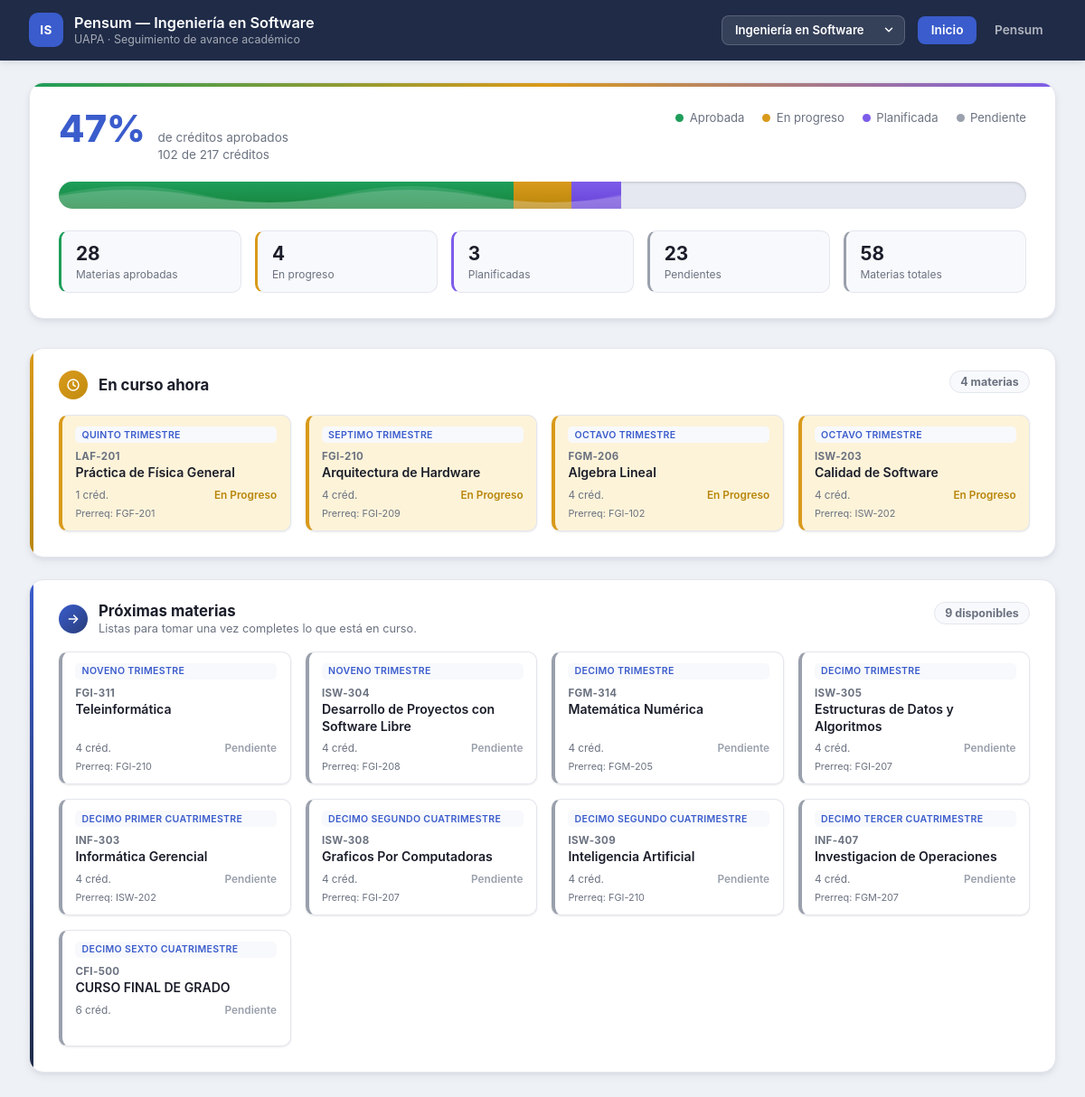
The page / on the database its author committed.
### tables this page shows
CREATE TABLE carreras (
        id INTEGER PRIMARY KEY AUTOINCREMENT,
        slug TEXT NOT NULL UNIQUE,
        nombre TEXT NOT NULL
    );

CREATE TABLE courses (
    id INTEGER PRIMARY KEY AUTOINCREMENT,
    clave TEXT NOT NULL,
    nombre TEXT NOT NULL,
    periodo_orden INTEGER,
    periodo_nombre TEXT,
    tipo TEXT NOT NULL CHECK (tipo IN ('obligatoria', 'optativa')),
    horas_teoricas INTEGER NOT NULL DEFAULT 0,
    horas_practicas INTEGER NOT NULL DEFAULT 0,
    horas_totales INTEGER NOT NULL DEFAULT 0,
    horas_estudio_independiente INTEGER NOT NULL DEFAULT 0,
    creditos INTEGER NOT NULL DEFAULT 0,
    prerrequisito TEXT,
    estado TEXT NOT NULL CHECK (estado IN ('aprobada', 'en_progreso', 'planificada', 'pendiente'))
, carrera_id INTEGER NOT NULL DEFAULT 1);

### src/functions.php (the view, shortened to what this page needs)
<?php
function fetch_all_courses(PDO $pdo, int $carreraId): array
{
    $stmt = $pdo->prepare('SELECT * FROM courses WHERE carrera_id = :carrera_id ORDER BY periodo_orden IS NULL, periodo_orden, id');
    $stmt->execute([':carrera_id' => $carreraId]);
    return $stmt->fetchAll();
}
function get_all_carreras(PDO $pdo): array
{
    return $pdo->query('SELECT * FROM carreras ORDER BY id')->fetchAll();
}
function get_current_carrera(PDO $pdo, array $carreras): array
{
    $slug = $_COOKIE['carrera'] ?? '';
    return $carreras[0];
}
function carrera_abbr(string $nombre): string
{
    $words = array_values(array_filter(
        preg_split('/\s+/', $nombre),
        static fn (string $w): bool => mb_strlen($w) > 2
    ));
    $letters = array_map(
        static fn (string $w): string => mb_strtoupper(mb_substr($w, 0, 1)),
        array_slice($words, 0, 2)
    );
    $abbr = implode('', $letters);
    return $abbr !== '' ? $abbr : mb_strtoupper(mb_substr($nombre, 0, 2));
}
function compute_stats(array $courses): array
{
    $stats = [
        'total_cursos' => count($courses),
        'aprobadas' => 0,
        'en_progreso' => 0,
        'planificadas' => 0,
        'pendientes' => 0,
        'creditos_totales' => 0,
        'creditos_aprobados' => 0,
        'creditos_en_progreso' => 0,
        'creditos_planificados' => 0,
        'creditos_pendientes' => 0,
    ];
    foreach ($courses as $course) {
        $creditos = (int) $course['creditos'];
        $stats['creditos_totales'] += $creditos;
        switch ($course['estado']) {
            case 'aprobada':
                $stats['aprobadas']++;
                $stats['creditos_aprobados'] += $creditos;
                break;
            case 'en_progreso':
                $stats['en_progreso']++;
                $stats['creditos_en_progreso'] += $creditos;
                break;
            case 'planificada':
                $stats['planificadas']++;
                $stats['creditos_planificados'] += $creditos;
                break;
            default:
                $stats['pendientes']++;
                $stats['creditos_pendientes'] += $creditos;
                break;
        }
    }
    $total = $stats['creditos_totales'];
    $stats['pct_aprobada'] = $total > 0 ? round(($stats['creditos_aprobados'] / $total) * 100, 1) : 0.0;
    $stats['pct_en_progreso'] = $total > 0 ? round(($stats['creditos_en_progreso'] / $total) * 100, 1) : 0.0;
    $stats['pct_planificada'] = $total > 0 ? round(($stats['creditos_planificados'] / $total) * 100, 1) : 0.0;
    $stats['pct_pendiente'] = $total > 0
        ? max(0.0, round(100 - $stats['pct_aprobada'] - $stats['pct_en_progreso'] - $stats['pct_planificada'], 1))
        : 0.0;
    $stats['porcentaje_completado'] = $stats['pct_aprobada'];
    return $stats;
}
function render_progress_bar(array $stats, bool $animated = false, string $size = 'sm'): string
{
    $pctA = $stats['pct_aprobada'];
    $pctE = $stats['pct_en_progreso'];
    $pctP = $stats['pct_planificada'];
    $pctFilled = min(100.0, $pctA + $pctE + $pctP);
    $wave = '';
    if ($animated) {
        $wave = <<<HTML
        <div class="bar-wave" style="width:{$pctFilled}%">
            <svg class="wave-svg wave-svg-back" viewBox="0 0 2400 40" preserveAspectRatio="none">
                <path class="wave-path" d="M0 22 Q150 8 300 22 T600 22 T900 22 T1200 22 T1500 22 T1800 22 T2100 22 T2400 22 V40 H0 Z"></path>
            </svg>
            <svg class="wave-svg wave-svg-front" viewBox="0 0 2400 40" preserveAspectRatio="none">
                <path class="wave-path" d="M0 20 Q150 2 300 20 T600 20 T900 20 T1200 20 T1500 20 T1800 20 T2100 20 T2400 20 V40 H0 Z"></path>
            </svg>
        </div>
        HTML;
    }
    return <<<HTML
    <div class="progress-tank size-{$size}">
        <div class="tank-track">
            <div class="tank-segment tank-aprobada" style="width:{$pctA}%"></div>
            <div class="tank-segment tank-en_progreso" style="width:{$pctE}%"></div>
            <div class="tank-segment tank-planificada" style="width:{$pctP}%"></div>
        </div>
        {$wave}
    </div>
    HTML;
}
function estado_label(string $estado): string
{
    return match ($estado) {
        'aprobada' => 'Aprobada',
        'en_progreso' => 'En Progreso',
        'planificada' => 'Planificada',
        'pendiente' => 'Pendiente',
        default => ucfirst($estado),
    };
}
function h(?string $value): string
{
    return htmlspecialchars($value ?? '', ENT_QUOTES, 'UTF-8');
}
function render_course_card(array $course, bool $showPeriod = false, bool $editable = false): string
{
    $periodTag = '';
    if ($showPeriod && $course['periodo_nombre']) {
        $periodTag = '<div class="course-period-tag">' . h($course['periodo_nombre']) . '</div>';
    }
    $prereq = $course['prerrequisito']
        ? '<div class="course-prereq">Prerreq: ' . h($course['prerrequisito']) . '</div>'
        : '<div class="course-prereq course-prereq-empty">&nbsp;</div>';
    $estado = h($course['estado']);
    $clave = h($course['clave']);
    $nombre = h($course['nombre']);
    $creditos = (int) $course['creditos'];
    $estadoLabel = estado_label($course['estado']);
    $id = (int) $course['id'];
    $editableAttrs = $editable
        ? ' data-course-id="' . $id . '" data-estado="' . $estado . '" tabindex="0" role="button" aria-haspopup="true"'
        : '';
    $editableClass = $editable ? ' is-editable' : '';
    return <<<HTML
    <article class="course-card estado-{$estado}{$editableClass}"{$editableAttrs}>
        {$periodTag}
        <div class="course-clave">{$clave}</div>
        <div class="course-nombre">{$nombre}</div>
        <div class="course-meta">
            <span class="creditos">{$creditos} créd.</span>
            <span class="estado-badge">{$estadoLabel}</span>
        </div>
        {$prereq}
    </article>
    HTML;
}
function courses_by_estado(array $courses, string $estado): array
{
    $filtered = array_values(array_filter($courses, static fn (array $c): bool => $c['estado'] === $estado));
    usort($filtered, static function (array $a, array $b): int {
        return ($a['periodo_orden'] ?? PHP_INT_MAX) <=> ($b['periodo_orden'] ?? PHP_INT_MAX);
    });
    return $filtered;
}
function next_courses(array $courses): array
{
    $byClave = [];
    foreach ($courses as $c) {
        if (!isset($byClave[$c['clave']])) {
            $byClave[$c['clave']] = $c;
        }
    }
    $next = [];
    foreach ($courses as $c) {
        if ($c['estado'] !== 'pendiente' || $c['tipo'] !== 'obligatoria') {
            continue;
        }
        $prereq = $c['prerrequisito'];
        $unlocked = $prereq === null
            || (isset($byClave[$prereq]) && in_array($byClave[$prereq]['estado'], ['aprobada', 'en_progreso'], true));
        if ($unlocked) {
            $next[] = $c;
        }
    }
    usort($next, static function (array $a, array $b): int {
        return ($a['periodo_orden'] ?? PHP_INT_MAX) <=> ($b['periodo_orden'] ?? PHP_INT_MAX);
    });
    return $next;
}
function render_topbar(string $active, array $carrera, array $carreras, string $currentPage): string
{
    $links = [
        'inicio' => ['href' => 'index.php', 'label' => 'Inicio'],
        'pensum' => ['href' => 'pensum.php', 'label' => 'Pensum'],
    ];
    $items = '';
    foreach ($links as $key => $link) {
        $activeClass = $key === $active ? ' active' : '';
        $items .= '<a class="nav-link' . $activeClass . '" href="' . h($link['href']) . '">' . h($link['label']) . '</a>';
    }
    $options = '';
    foreach ($carreras as $c) {
        $selected = (int) $c['id'] === (int) $carrera['id'] ? ' selected' : '';
        $options .= '<option value="' . h($c['slug']) . '"' . $selected . '>' . h($c['nombre']) . '</option>';
    }
    $abbr = h(carrera_abbr($carrera['nombre']));
    $nombre = h($carrera['nombre']);
    $currentPageAttr = h($currentPage);
    return <<<HTML
    <header class="topbar">
        <div class="topbar-inner">
            <div class="brand">
                <span class="brand-mark">{$abbr}</span>
                <div class="brand-text">
                    <span class="brand-title">Pensum &mdash; {$nombre}</span>
                    <span class="brand-subtitle">UAPA &middot; Seguimiento de avance académico</span>
                </div>
            </div>
            <div class="topbar-right">
                <form class="carrera-switcher" method="get" action="switch-carrera.php">
                    <input type="hidden" name="redirect" value="{$currentPageAttr}">
                    <select name="slug" onchange="this.form.submit()" aria-label="Elegir carrera">
                        {$options}
                    </select>
                </form>
                <nav class="topbar-nav">
                    {$items}
                </nav>
            </div>
        </div>
    </header>
    HTML;
}

### public/index.php (shortened to what this page needs)
<?php
require __DIR__ . '/../src/db.php';
require __DIR__ . '/../src/functions.php';
$pdo = get_db();
$carreras = get_all_carreras($pdo);
$carrera = get_current_carrera($pdo, $carreras);
$courses = fetch_all_courses($pdo, (int) $carrera['id']);
$stats = compute_stats($courses);
$enProgreso = courses_by_estado($courses, 'en_progreso');
$proximas = next_courses($courses);
?>
<!DOCTYPE html>
<html lang="es">
<head>
<link rel="stylesheet" href="assets/style.css">
</head>
<body>
<?= render_topbar('inicio', $carrera, $carreras, 'index.php') ?>
<section class="dashboard-hero">
    <div class="hero-card">
        <div class="hero-top">
            <div class="hero-headline">
                <span class="hero-pct"><?= $stats['pct_aprobada'] ?>%</span>
                <span class="hero-label">de créditos aprobados<br><?= $stats['creditos_aprobados'] ?> de <?= $stats['creditos_totales'] ?> créditos</span>
            </div>
            <ul class="legend">
                <li><span class="dot dot-aprobada"></span> Aprobada</li>
                <li><span class="dot dot-en_progreso"></span> En progreso</li>
                <li><span class="dot dot-planificada"></span> Planificada</li>
                <li><span class="dot dot-pendiente"></span> Pendiente</li>
            </ul>
        </div>
        <?= render_progress_bar($stats, true, 'lg') ?>
        <div class="stat-chips">
            <div class="chip chip-aprobada">
                <span class="chip-value"><?= $stats['aprobadas'] ?></span>
                <span class="chip-label">Materias aprobadas</span>
            </div>
            <div class="chip chip-en_progreso">
                <span class="chip-value"><?= $stats['en_progreso'] ?></span>
                <span class="chip-label">En progreso</span>
            </div>
            <div class="chip chip-planificada">
                <span class="chip-value"><?= $stats['planificadas'] ?></span>
                <span class="chip-label">Planificadas</span>
            </div>
            <div class="chip chip-pendiente">
                <span class="chip-value"><?= $stats['pendientes'] ?></span>
                <span class="chip-label">Pendientes</span>
            </div>
            <div class="chip">
                <span class="chip-value"><?= $stats['total_cursos'] ?></span>
                <span class="chip-label">Materias totales</span>
            </div>
        </div>
    </div>
</section>
<main class="home-sections">
    <section class="home-section home-section-progreso">
        <div class="section-heading">
            <div class="section-heading-left">
                <span class="section-icon section-icon-progreso" aria-hidden="true">
                    <svg viewBox="0 0 24 24" width="16" height="16" fill="none" stroke="currentColor" stroke-width="2.2" stroke-linecap="round" stroke-linejoin="round"><circle cx="12" cy="12" r="9"></circle><path d="M12 7v5l3.5 2"></path></svg>
                </span>
                <h2>En curso ahora</h2>
            </div>
            <span class="section-count"><?= count($enProgreso) ?> materia<?= count($enProgreso) === 1 ? '' : 's' ?></span>
        </div>
        <?php if (empty($enProgreso)): ?>
        <p class="empty-note">No tienes materias en progreso registradas.</p>
        <?php else: ?>
        <div class="cards-grid">
            <?php foreach ($enProgreso as $course): ?>
                <?= render_course_card($course, true) ?>
            <?php endforeach; ?>
        </div>
        <?php endif; ?>
    </section>
    <section class="home-section home-section-proximas">
        <div class="section-heading">
            <div class="section-heading-left">
                <span class="section-icon section-icon-proximas" aria-hidden="true">
                    <svg viewBox="0 0 24 24" width="16" height="16" fill="none" stroke="currentColor" stroke-width="2.2" stroke-linecap="round" stroke-linejoin="round"><path d="M5 12h13"></path><path d="M13 6l6 6-6 6"></path></svg>
                </span>
                <div>
                    <h2>Próximas materias</h2>
                    <p class="section-subtitle">Listas para tomar una vez completes lo que está en curso.</p>
                </div>
            </div>
            <span class="section-count"><?= count($proximas) ?> disponible<?= count($proximas) === 1 ? '' : 's' ?></span>
        </div>
        <?php if (empty($proximas)): ?>
        <p class="empty-note">No hay materias nuevas disponibles todavía.</p>
        <?php else: ?>
        <div class="cards-grid">
            <?php foreach ($proximas as $course): ?>
                <?= render_course_card($course, true) ?>
            <?php endforeach; ?>
        </div>
        <?php endif; ?>
    </section>
</main>
</body>
</html>

### rows shown on the page
carreras: nombre "IS", nombre "Ingeniería en Software"
courses: periodo_nombre "QUINTO TRIMESTRE", clave "LAF-201", nombre "Práctica de Física General", creditos "1", estado "En Progreso", prerrequisito "FGF-201"
courses: periodo_nombre "SEPTIMO TRIMESTRE", clave "FGI-210", nombre "Arquitectura de Hardware", creditos "4", estado "En Progreso", prerrequisito "FGI-209"
courses: periodo_nombre "OCTAVO TRIMESTRE", clave "FGM-206", nombre "Algebra Lineal", creditos "4", estado "En Progreso", prerrequisito "FGI-102"
courses: periodo_nombre "OCTAVO TRIMESTRE", clave "ISW-203", nombre "Calidad de Software", creditos "4", estado "En Progreso", prerrequisito "ISW-202"
courses: periodo_nombre "NOVENO TRIMESTRE", clave "FGI-311", nombre "Teleinformática", creditos "4", estado "Pendiente", prerrequisito "FGI-210"
courses: periodo_nombre "NOVENO TRIMESTRE", clave "ISW-304", nombre "Desarrollo de Proyectos con Software Libre", creditos "4", estado "Pendiente", prerrequisito "FGI-208"
courses: periodo_nombre "DECIMO TRIMESTRE", clave "FGM-314", nombre "Matemática Numérica", creditos "4", estado "Pendiente", prerrequisito "FGM-205"
courses: periodo_nombre "DECIMO TRIMESTRE", clave "ISW-305", nombre "Estructuras de Datos y Algoritmos", creditos "4", estado "Pendiente", prerrequisito "FGI-207"
courses: periodo_nombre "DECIMO PRIMER CUATRIMESTRE", clave "INF-303", nombre "Informática Gerencial", creditos "4", estado "Pendiente", prerrequisito "ISW-202"
courses: periodo_nombre "DECIMO SEGUNDO CUATRIMESTRE", clave "ISW-308", nombre "Graficos Por Computadoras", creditos "4", estado "Pendiente", prerrequisito "FGI-207"
courses: periodo_nombre "DECIMO SEGUNDO CUATRIMESTRE", clave "ISW-309", nombre "Inteligencia Artificial", creditos "4", estado "Pendiente", prerrequisito "FGI-210"
courses: periodo_nombre "DECIMO TERCER CUATRIMESTRE", clave "INF-407", nombre "Investigacion de Operaciones", creditos "4", estado "Pendiente", prerrequisito "FGM-207"
courses: periodo_nombre "DECIMO SEXTO CUATRIMESTRE", clave "CFI-500", nombre "CURSO FINAL DE GRADO", creditos "6", estado "Pendiente"

### other values the page prints
$link['label'] "Inicio"
$link['label'] "Pensum"
$stats['pct_aprobada'] "47"
$stats['creditos_aprobados'] "102"
$stats['creditos_totales'] "217"
$stats['aprobadas'] "28"
$stats['en_progreso'] "4"
$stats['planificadas'] "3"
$stats['pendientes'] "23"
$stats['total_cursos'] "58"
count($enProgreso) "4"
count($proximas) "9"
form field slug "Ingeniería en Software"
